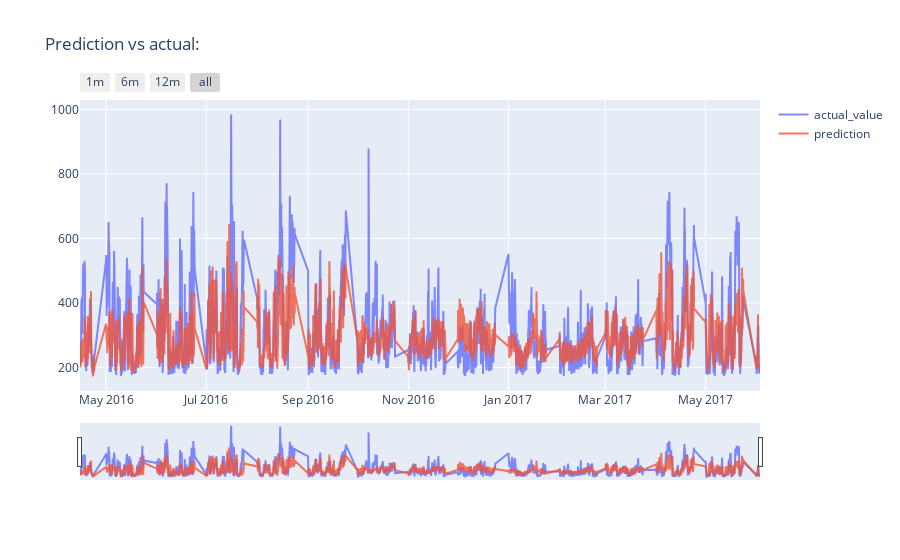

Notebook cell for this chart:
### Code cell
#Plot timeseries
y_test = pd.DataFrame(y_test)

y_test['predictions'] = best_model_predictions
X_test['datetime'] = pd.to_datetime(X_test[['year','month','day','hour']])
y_test['datetime'] = X_test['datetime']

y_test = y_test.sort_values(by='datetime')

trace0 = go.Scatter(x=y_test['datetime'].astype(str), y=y_test['electricity_consumption'].values, opacity=0.8, name='actual_value')
trace1 = go.Scatter(x=y_test['datetime'].astype(str), y=y_test['predictions'].values, opacity=0.8, name='prediction')

layout = dict(
    title="Prediction vs actual:",
    xaxis = dict(
        rangeselector=dict(
            buttons=list([
                dict(count=1, label='1m', step='month', stepmode='backward'),
                dict(count=6, label='6m', step='month', stepmode='backward'),
                dict(count=12, label='12m', step='month', stepmode='backward'),
                dict(step='all')
            ])
        ),
        rangeslider=dict(visible=True),
        type='date'
    )
)

fig = dict(data=[trace0, trace1], layout=layout)
iplot(fig)

### Figure 1 — Plotly figure (JSON) as saved in the notebook; plotly's stock layout.template omitted (floating-point values rounded to 4 significant figures; data arrays with more than 128 entries replaced by an {"elided": "..."} marker saying what was removed)
{"data": [{"name": "actual_value", "opacity": 0.8, "x": {"elided": "7440 str values"}, "y": {"elided": "7440 int values"}, "type": "scatter"}, {"name": "prediction", "opacity": 0.8, "x": {"elided": "7440 str values"}, "y": {"elided": "7440 float values"}, "type": "scatter"}], "layout": {"title": {"text": "Prediction vs actual:"}, "xaxis": {"rangeselector": {"buttons": [{"count": 1, "label": "1m", "step": "month", "stepmode": "backward"}, {"count": 6, "label": "6m", "step": "month", "stepmode": "backward"}, {"count": 12, "label": "12m", "step": "month", "stepmode": "backward"}, {"step": "all"}]}, "rangeslider": {"visible": true}, "type": "date"}}}
